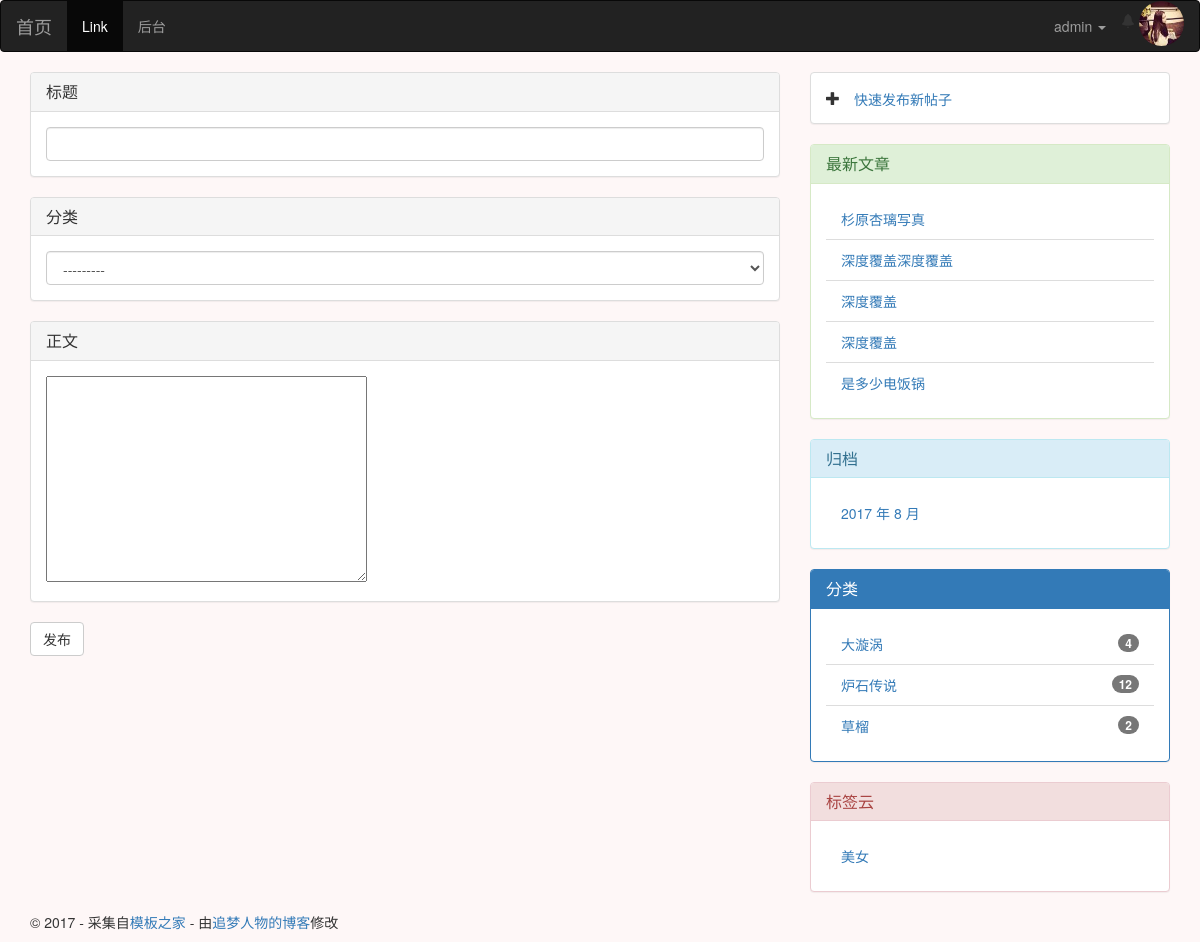
Page /new/ (signed in) on the earlier database version.
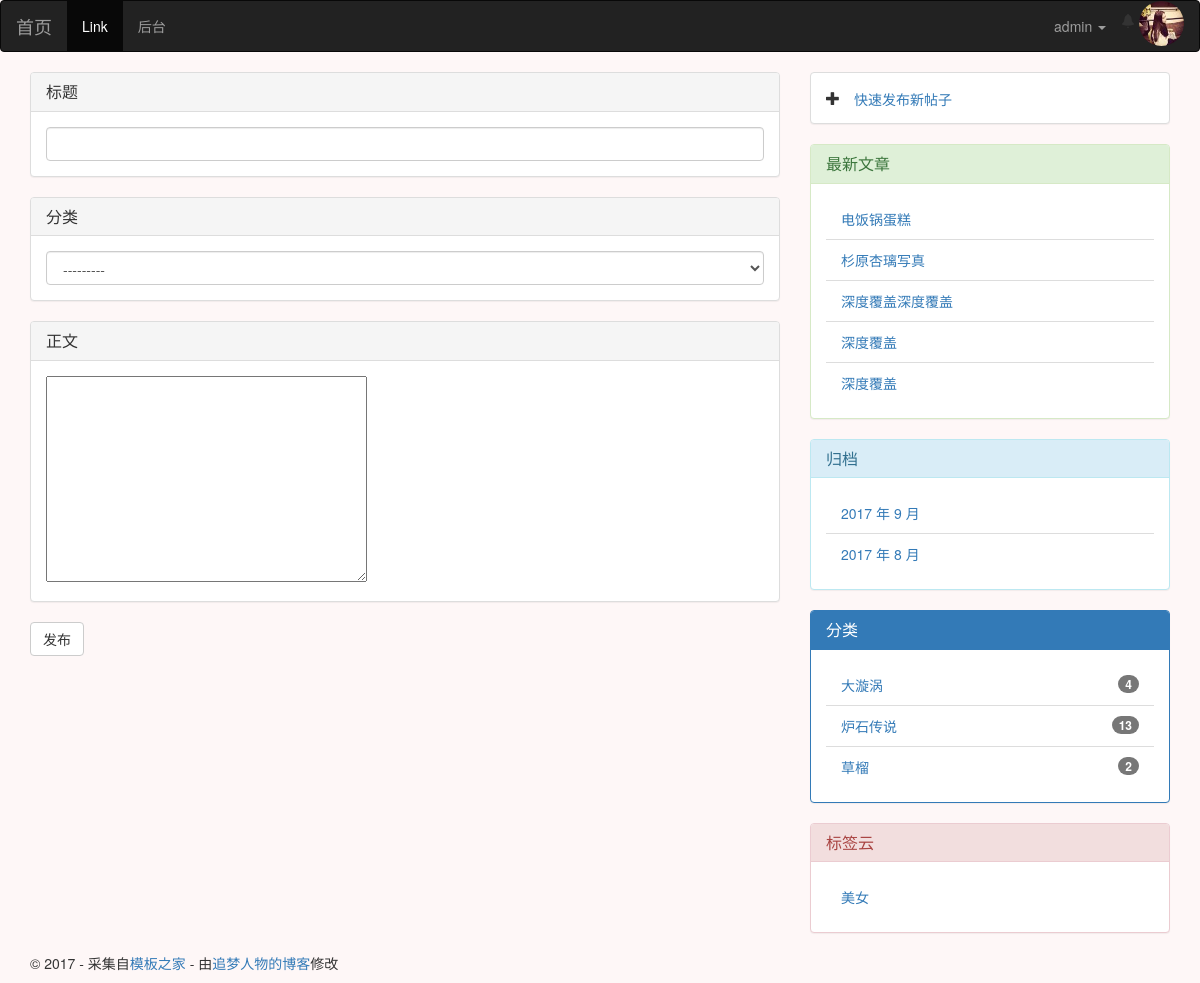
Same page on the later database version.
### blog/models.py (models this page shows, shortened)
class Post(models.Model):
    title = models.CharField(max_length=255)
    def get_absolute_url(self):
        return reverse('blog:detail', kwargs={'pk': self.pk})
    body = RichTextUploadingField(verbose_name='正文')
    views = models.PositiveIntegerField(default=0)
    excerpt = models.CharField(max_length=200, blank=True)
    created_time = models.DateTimeField(auto_now_add=True)
    modified_time = models.DateTimeField(auto_now_add=True)
    category = models.ForeignKey(Category)
    tags = models.ManyToManyField(Tag, blank=True)
    author = models.ForeignKey(User)
    class Meta:
        ordering = ['-created_time']

class Category(models.Model):
    name = models.CharField(max_length=100)
    def __str__(self):
        return self.name

class Tag(models.Model):
    name = models.CharField(max_length=70)

### blog/views.py (the view)
# urls.py: url(r'^new/$', views.post_new, name='post_new'),
def post_new(request):
    if request.method == "POST":
        form = PostForm(request.POST)
        if form.is_valid():
            post = form.save(commit=False)
            post.author = request.user
            post.save()
    else:
        form = PostForm()
    return render(request, 'blog/newpost.html', {'form': form})

### blog/forms.py
class PostForm(forms.ModelForm):
    class Meta:
        model = Post
        fields = ('title', 'body', 'category', 'tags')
        widgets = {
            'title': TextInput(attrs={'class':'form-control'}),
            'category':Select(attrs={'class': 'form-control'}),
        }

### blog/templatetags/blog_tags.py (called while the page is built)
@register.simple_tag              # 将函数注册为模板
def get_recent_posts(num=5):
    return Post.objects.all().order_by('-created_time')[:num]

@register.simple_tag
def archives():
    return Post.objects.dates('created_time', 'month', order='DESC')

@register.simple_tag
def get_categories():
    return Category.objects.annotate(num_posts=Count('post')).filter(num_posts__gt=0)

@register.simple_tag
def get_tag():
    return Tag.objects.all()

### templates/blog/newpost.html (shortened to what this page needs)
{% extends 'blog/base.html' %}
{% load staticfiles %}
{% block main %}
    <form method="POST" class="post-form">{% csrf_token %}
        <div class="panel panel-default">
        <div class="panel-heading">
        <h3 class="panel-title">标题</h3>
        </div>
        <div class="panel-body">
        {{ form.title }}
        </div>
        </div>
          <div class="panel panel-default">
        <div class="panel-heading">
        <h3 class="panel-title">分类</h3>
        </div>
        <div class="panel-body">
        {{ form.category }}
        </div>
        </div>
         <div class="panel panel-default">
        <div class="panel-heading">
        <h3 class="panel-title">正文</h3>
        </div>
        <div class="panel-body">
        {{ form.body}}
        </div>
        </div>
        <button type="submit" class="save btn btn-default">发布</button>
    </form>
{% endblock main %}

### templates/blog/base.html (shortened to what the changed rows need)
{% load staticfiles %}
{% load blog_tags %}
{% load notifications_tags %}
<!DOCTYPE html>
<html>
<head>
    <link rel="stylesheet" href="//cdn.bootcss.com/bootstrap/3.3.7/css/bootstrap.min.css">
    <link rel="stylesheet" href="{% static 'blog/css/custom.css' %}">
    <link rel="stylesheet" href="{% static 'blog/css/prism.css' %}">
    <link rel="stylesheet" href="{% static 'easy_comment/css/comment.css' %}">
    <link rel="stylesheet" href="{% static 'easy_comment/css/prism.css' %}">
</head>
<body class="body-qiansebeijing">
<div class="content-body">
    <div class="container">
        <div class="row">
            <aside class="col-md-4">
                <div class="panel panel-success">
                    {% get_recent_posts as recent_post_list %}
                    <ul class="list-group panel-body">
                        {% for post in recent_post_list %}
                        <li class="list-group-item">
                            <a href="{{ post.get_absolute_url }}">{{ post.title }}</a>
                        </li>
                        {% endfor %}
                    </ul>
                </div>
                <div class="panel panel-info">
                    {% archives as date_list %}
                    <ul class="list-group panel-body">
                        {% for date in date_list %}
                        <li class="list-group-item">
                            <a href="#">{{date.year}} 年 {{date.month}} 月</a>
                        </li>
                        {% empty %}
                        暂无归档
                        {% endfor %}
                    </ul>
                </div>
                <div class="panel panel-primary">
                    {% get_categories as category_list %}
                    <ul class="list-group panel-body">
                        {% for category in category_list %}
                        <li class="list-group-item">
                         <span class="badge">{{ category.num_posts}}</span>
                            <a href="{% url 'blog:category' category.pk %}">{{category.name}}</a>
                        </li>
                        {% endfor %}
                    </ul>
                </div>
                <div class="panel panel-danger">
                    {% get_tag as tag_list %}
                    <ul class="list-group panel-body">
                        {% for Tag in tag_list %}
                        <li class="list-group-item">
                            <a href="{% url 'blog:tag' Tag.pk %}">{{Tag.name}}</a>
                        </li>
                        {% endfor %}
                    </ul>
                </div>
            </aside>
        </div>
    </div>
</div>
</body>
</html>

Differences in the rows shown:
no longer on this page (row edited): Post: title "是多少电饭锅"
added Post: title "电饭锅蛋糕"
computed for Category "炉石传说": num_posts "12" → "13"
Other differences:
new list line: "2017 年 9 月"
